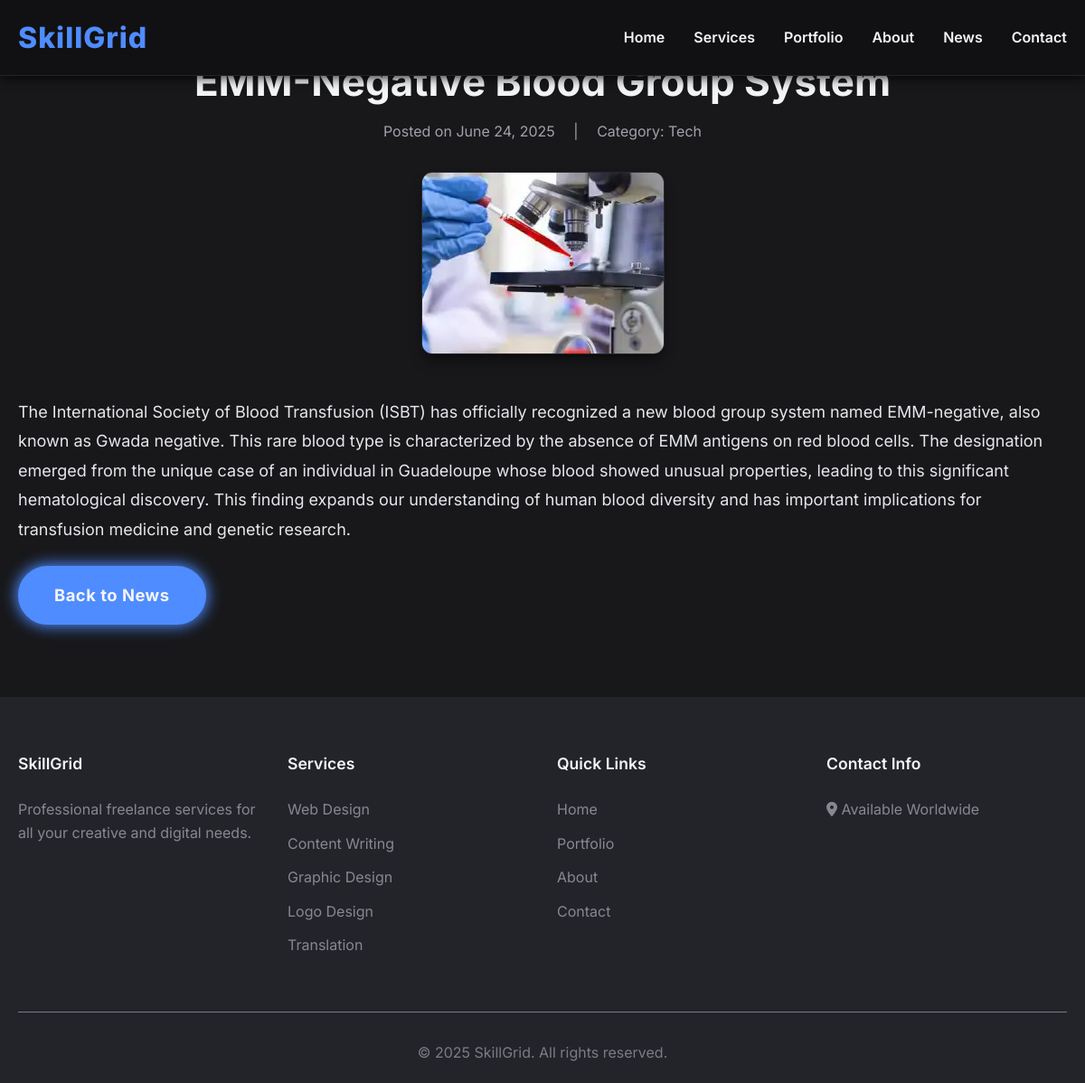
Page /news/emm-negative-blood-group-system/ on the committed database.
### news/models.py (models this page shows, shortened)
class NewsArticle(models.Model):
    CATEGORY_CHOICES = [
        ('international', 'International'),
        ('national', 'National'),
        ('tech', 'Tech'),
        ('sports', 'Sports'),
    ]
    title = models.CharField(max_length=200)
    slug = models.SlugField(max_length=200, unique=True, blank=True)
    content = models.TextField()
    publication_date = models.DateTimeField(auto_now_add=True)
    category = models.CharField(max_length=20, choices=CATEGORY_CHOICES)
    image = models.ImageField(upload_to='news_images/', blank=True, null=True)
    class Meta:
        ordering = ['-publication_date']

### news/views.py (the view)
# urls.py: path('<slug:slug>/', views.news_detail, name='news_detail'),
def news_detail(request, slug):
    article = get_object_or_404(NewsArticle, slug=slug)
    context = {
        'article': article,
    }
    return render(request, 'news/news_detail.html', context)

### templates/news/news_detail.html (shortened to what this page needs)
{% extends "base.html" %}
{% block content %}
<div class="article-section">
    <div class="container">
        <div class="row justify-content-center">
            <div class="col-lg-8">
                <div class="article-header">
                    <h1 class="article-title">{{ article.title }}</h1>
                    <div class="article-meta">
                        <span>Posted on {{ article.publication_date|date:"F d, Y" }}</span>
                        <span>|</span>
                        <span>Category: {{ article.get_category_display }}</span>
                    </div>
                </div>
                {% if article.image %}
                <div class="article-image">
                    <img src="{{ article.image.url }}" alt="{{ article.title }}">
                </div>
                {% endif %}
                <div class="article-content">
                    {{ article.content|linebreaks }}
                </div>
                 <div class="mt-5 text-center">
                    <a href="{% url 'news:news_list' %}" class="btn btn-primary">Back to News</a>
                </div>
            </div>
        </div>
    </div>
</div>
{% endblock %}

### static/css/styles.css (style rules this page uses)
:root { --primary-color: #4F8CFF; --primary-darker: #2563EB; --primary-shadow: rgba(79, 140, 255, 0.25); --primary-light-bg: rgba(79, 140, 255, 0.1); --secondary-color: #A1A1AA; --dark-color: #18181B; --body-color: #E5E7EB; --light-color: #23232A; --white-color: #F3F4F6; --success-color: #22C55E; --error-color: #EF4444; --border-color: #27272A; --box-shadow: 0 0.5rem 1rem rgba(0,0,0,0.5); --alabaster: #FAFAFA; --frangipani: #FFDCB5; --frostee: #EAF7EB; --lemon-chiffon: #F9EEAB; --sundown: #FFB7BC; --white: #FFF; }
* { margin: 0; padding: 0; box-sizing: border-box; }
html { scroll-behavior: smooth; }
body { font-family: 'Inter', sans-serif; line-height: 1.6; color: var(--body-color); background-color: var(--dark-color); overflow-x: hidden; }
.container { max-width: 1200px; margin: 0 auto; padding: 0 20px; background: none; }
.btn { padding: 16px 38px; border-radius: 50px; text-decoration: none; font-weight: 700; font-size: 1.15rem; letter-spacing: 0.5px; transition: all 0.3s cubic-bezier(.4,2,.3,1), box-shadow 0.3s; display: inline-block; border: 2px solid transparent; cursor: pointer; box-shadow: none; margin-bottom: 0.5rem; }
.btn-primary { background: var(--primary-color); color: var(--white-color); border-color: var(--primary-color); box-shadow: 0 0 16px 2px var(--primary-color), 0 2px 12px rgba(0,0,0,0.25); position: relative; overflow: hidden; }
.btn-primary::after { content: ''; position: absolute; left: 50%; top: 50%; width: 0; height: 0; background: rgba(79,140,255,0.15); border-radius: 50%; transform: translate(-50%, -50%); transition: width 0.4s, height 0.4s; z-index: 0; }
.article-section { padding: 4rem 0; background-color: var(--dark-color); }
.article-header { text-align: center; margin-bottom: 2rem; }
.article-title { font-size: 2.75rem; font-weight: 700; color: var(--white-color); line-height: 1.2; margin-bottom: 1rem; }
.article-meta { font-size: 1rem; color: var(--secondary-color); }
.article-meta span { margin: 0 0.5rem; }
.article-image { margin-bottom: 2.5rem; text-align: center; }
.article-image img { max-width: 100%; height: auto; border-radius: 0.75rem; border: 1px solid var(--border-color); box-shadow: 0 10px 15px -3px rgba(0, 0, 0, 0.4), 0 4px 6px -4px rgba(0, 0, 0, 0.4); }
.article-content { font-size: 1.125rem; line-height: 1.8; color: var(--body-color); }
.article-content p { margin-bottom: 1.5rem; }

### rows in the picture
NewsArticle: title "EMM-Negative Blood Group System", publication_date "June 24, 2025", category "Tech", image (picture), content "The International Society of Blood Transfusion (ISBT) has officially recognized a new blood group system named EMM-negative, also known as Gwada negative. This rare blood type is characterized by the absence of EMM antigens on red blood cells. The designation emerged from the unique case of an individual in Guadeloupe whose blood showed unusual properties, leading to this significant hematological discovery. This finding expands our understanding of human blood diversity and has important implications for transfusion medicine and genetic research."

### other values in the picture
{{ site_settings.site_name|default:"SkillGrid" }} "SkillGrid"
